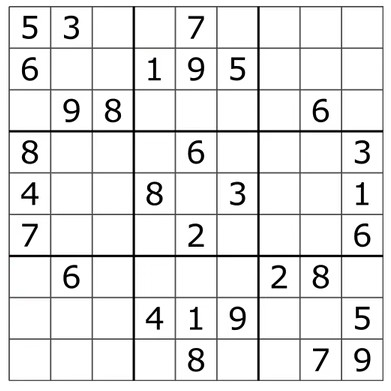
#> input picture img/shudu.jpg, 391 x 391 px, found by its file name
$ python tezheng.py
#> lines starting #> are read from the running program, lines starting #| are printed output that depends on the picture; after the words box and inside, x2 and y2 are one past the last pixel; in counts of white or black regions, pixels touching at a corner belong together
import cv2
import numpy as np

img = cv2.imread('img/shudu.jpg')
#> img is the input picture: shape (391, 391, 3); mean B, G, R 232.2, 232.2, 232.2

gray = cv2.cvtColor(img, cv2.COLOR_BGR2GRAY)


'''
# Harris角点检测
# 返回角点像一个，每一个像素都可以计算出一个角点响应
dst = cv2.cornerHarris(gray, blockSize=5, ksize=3, k=0.04)

# 显示角点
# 设定阈值
img[dst > (0.01 * dst.max())] = [0, 0, 255]
'''

corners = cv2.goodFeaturesToTrack(gray, maxCorners=0,  qualityLevel=0.01, minDistance=10)
#> corners = 201 rows, first 8: [313, 349], [244, 58], [232, 328], [196, 307], [36, 17], [367, 225], [190, 328], [69, 26]
corners = np.int0(corners)
for i in corners:
    print(i)
    # i 相当于corners中的每一行数据
    # ravel 把二维数据变一维
    x, y = i.ravel()
    cv2.circle(img, (x, y), 3, (250, 0, 1), -1)
#> this loop made 201 passes
#| [[313 349]]
#| [[244  58]]
#| [[232 328]]
#| [[196 307]]
#| [[36 17]]
#| [[367 225]]
#| [[190 328]]
#| [[69 26]]
#> (further printed lines are left out)
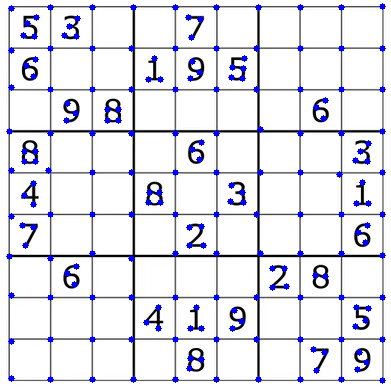
#> img: shape (391, 391, 3); 3.81% of pixels changed, all inside (x1, y1, x2, y2) = (6, 3, 386, 384)

cv2.imshow('img', img)
cv2.waitKey(0)
cv2.destroyAllWindows()

$ run again, with img/20.jpg copied over img/shudu.jpg
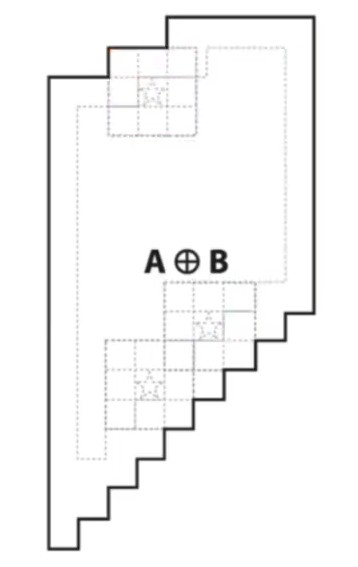
#> input picture img/20.jpg, 358 x 567 px, found by its file name
#> img is the input picture: shape (567, 358, 3); mean B, G, R 247.1, 247.2, 247.2
#> corners = 192 rows, first 8: [184, 253], [194, 264], [184, 269], [154, 261], [146, 271], [167, 48], [163, 271], [105, 74]
#> the loop `for i in corners:` made 192 passes
#> (printed output is left out)
#> after the loop `for i in corners:`:
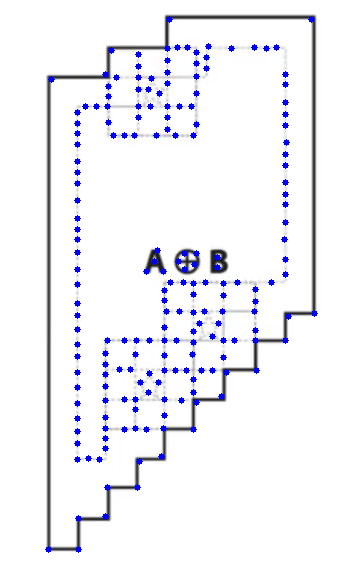
#> img: shape (567, 358, 3); 2.74% of pixels changed, all inside (x1, y1, x2, y2) = (45, 16, 318, 553)
